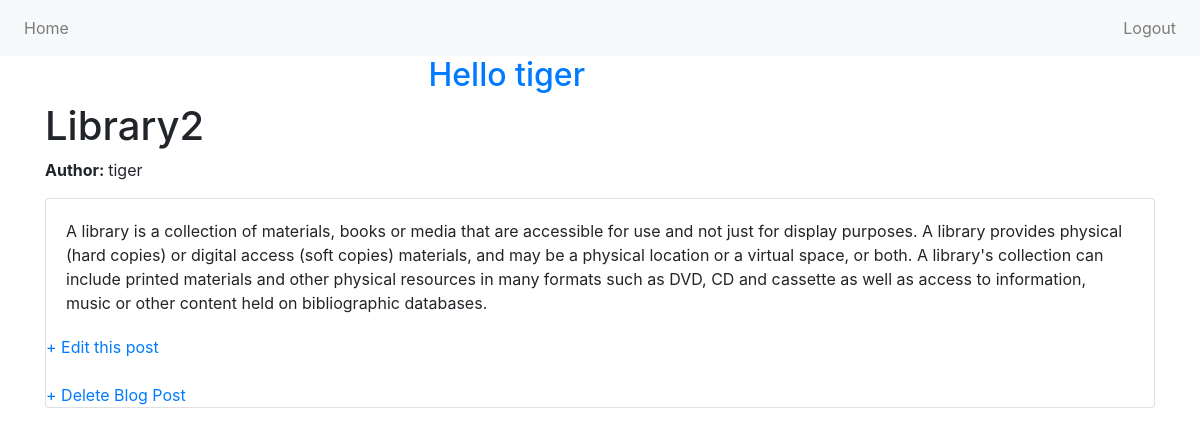
/post/5/ (signed in), run on the app's committed database.
### blog/models.py (models this page shows, shortened)
class Post(models.Model):
    title = models.CharField(max_length=200)
    author = models.ForeignKey("auth.User",on_delete=models.CASCADE,)
    body = models.TextField()

### blog/views.py (the view)
# urls.py: path("post/<int:pk>/",BlogDetailView.as_view(),
class BlogDetailView(LoginRequiredMixin,DetailView):
    model = Post
    template_name = "post_detail.html"

### templates/post_detail.html
{% extends "base.html" %}
{% block content %}
<div class="container">
    <h1>{{post.title}}</h1>
    <p><strong>Author: </strong>{{post.author}}</p>
    <div class="card mb-4">
        <div class="card-body">
            <p class="card-text">{{post.body}}</p>
        </div>
        {% if post.author == request.user %}
<a href="{% url 'post_edit' post.pk %}">+ Edit this post</a>
<br>
<a href="{% url "post_delete" post.pk %}">+ Delete Blog Post</a>
{% endif %}
    </div>
</div>
{% endblock content %}

### templates/base.html (shortened to what this page needs)
<!DOCTYPE html>
{% load static %}
<html>
    <head>
        <link rel="stylesheet" href="https://maxcdn.bootstrapcdn.com/bootstrap/4.5.2/css/bootstrap.min.css">
    </head>
    <body>
        <nav class="navbar navbar-expand-lg navbar-light bg-light">
            <div class="collapse navbar-collapse" id="navbarNav">
                <ul class="navbar-nav">
                    <li class="nav-item">
                        <a class="nav-link" href="{% url 'home'%}">Home</a>
                    </li>
                </ul>
            </div>
            <div class="navbar-nav ml-auto">
                <ul class="navbar-nav">
                    {% if user.is_authenticated %}
                    <li class="nav-item">
                        <a class="nav-item nav-link" href="{% url 'logout'%}">Logout</a>
                    </li>
                    {% endif %}
                </ul>
            </div>
        </nav>
        {% if user.is_authenticated %}
        <div class="col-md-6">
            <h2 class="text-right text-primary">Hello {{request.user}}</h2>
        </div>
        {% endif %}
            {% block content %}
            {% endblock content %}
    </body>
</html>

### data on the page
Post: title "Library2", author "tiger", body "A library is a collection of materials, books or media that are accessible for use and not just for display purposes. A library provides physical (hard copies) or digital access (soft copies) materials, and may be a physical location or a virtual space, or both. A library's collection can include printed materials and other physical resources in many formats such as DVD, CD and cassette as well as access to information, music or other content held on bibliographic databases."

### other printed values
{{ request.user }} "tiger"
